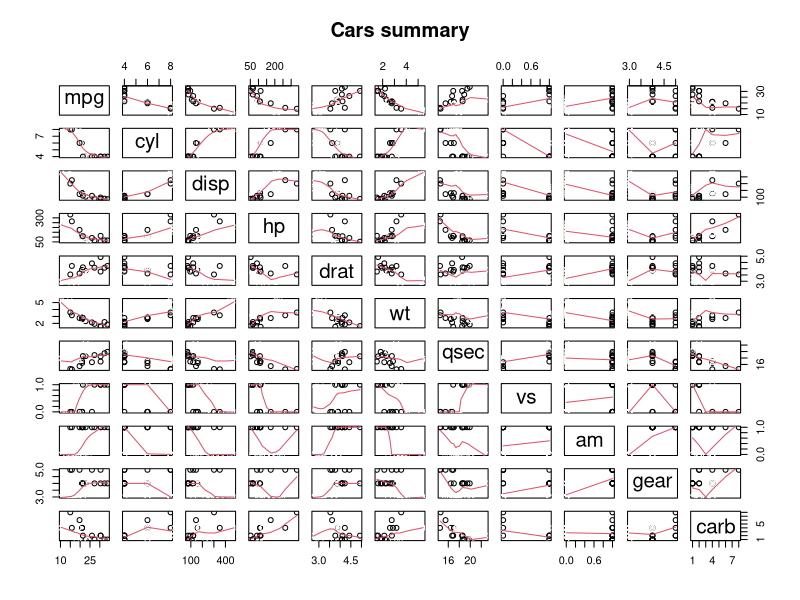
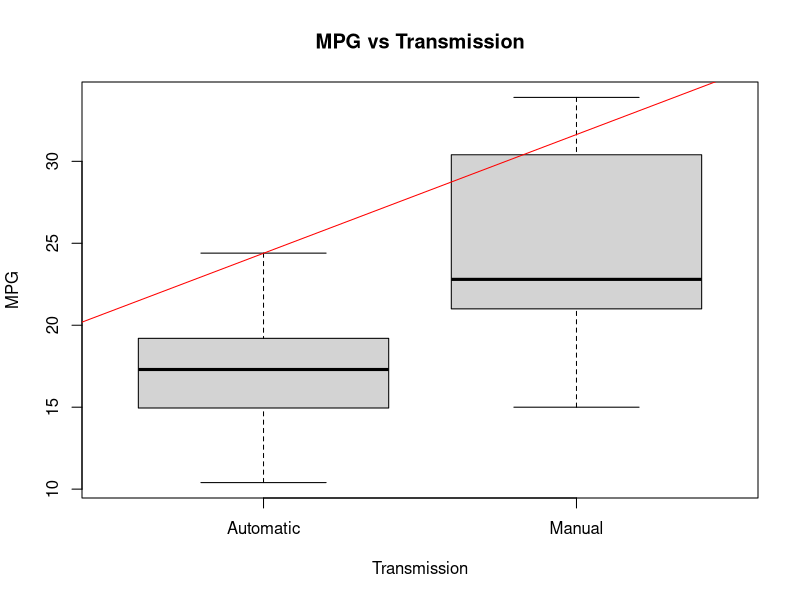
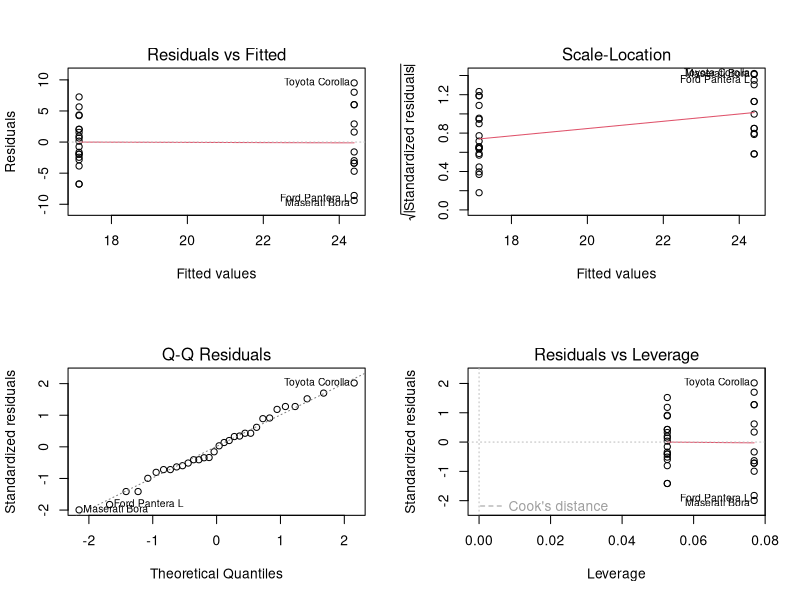
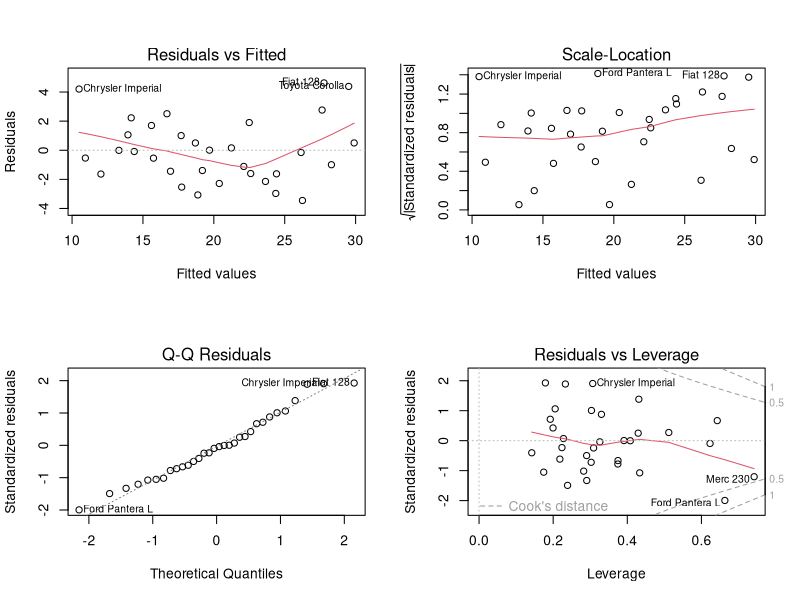
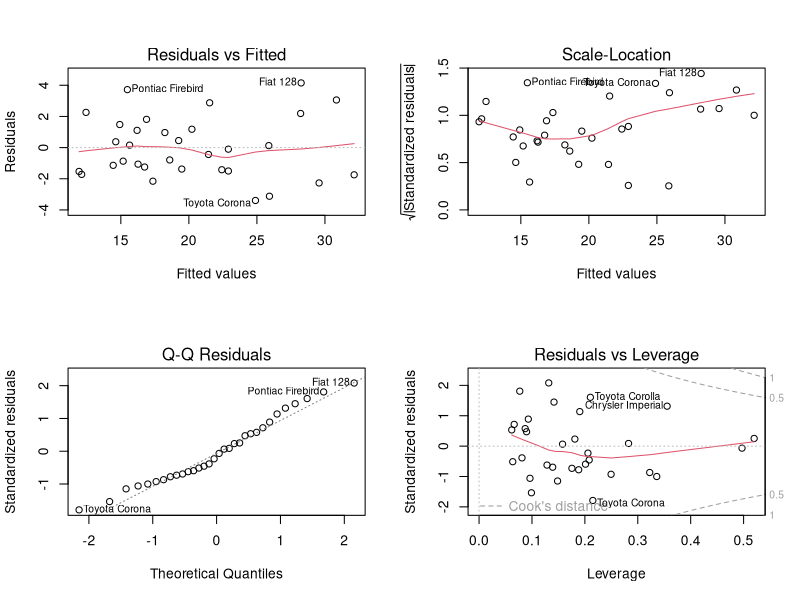

Here is the R script that generated these plots, in order:
## ---- chunk 1
data(mtcars)
## ---- chunk 2
?mtcars
## ---- chunk 3
cars<-transform(mtcars, am=factor(am))
levels(cars$am)[1] <- "Automatic"
levels(cars$am)[2] <- "Manual"
## ---- chunk 4
automean<-mean(cars$mpg[cars$am=="Automatic"])
manualmean<-mean(cars$mpg[cars$am=="Manual"])
## ---- chunk 5
fit1 <- lm(mpg~am, data=mtcars)
summary(fit1)
coef(fit1)
## ---- chunk 6
fitAll<-lm(mpg~.,mtcars)
summary(fitAll)
coef(fitAll)
## ---- chunk 7
fit2<-lm(mpg~hp+wt+qsec+am,mtcars)
summary(fit2)
coef(fit2)
## ---- chunk 8
fit3<-lm(mpg~hp*wt+qsec+am,mtcars)
summary(fit3)
coef(fit3)
## ---- chunk 9
anova(fit1, fitAll, fit3)

## ---- chunk 10
pairs(mtcars, panel=panel.smooth, main="Cars summary",col=mtcars$am)

## ---- chunk 11
plot(cars$am , cars$mpg, main="MPG vs Transmission", xlab="Transmission", ylab="MPG", )
abline(lm(mpg ~ am, cars), col="red")
## ---- chunk 12
layout(matrix(c(1,2,3,4),2,2))
plot(fit1)
## ---- chunk 13
layout(matrix(c(1,2,3,4),2,2))
plot(fitAll)
## ---- chunk 14
layout(matrix(c(1,2,3,4),2,2))
plot(fit3)
